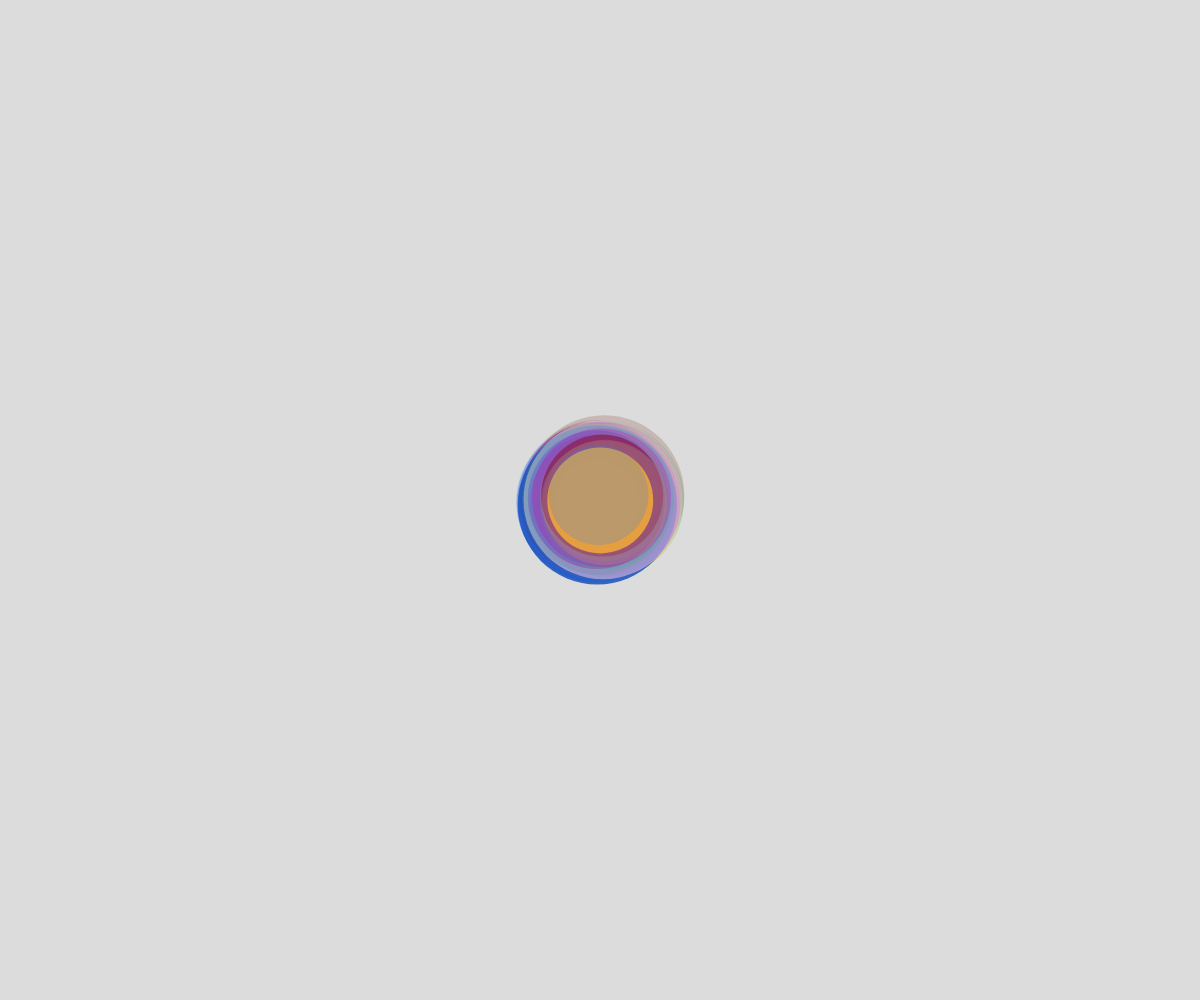
Frame 1 (no input)
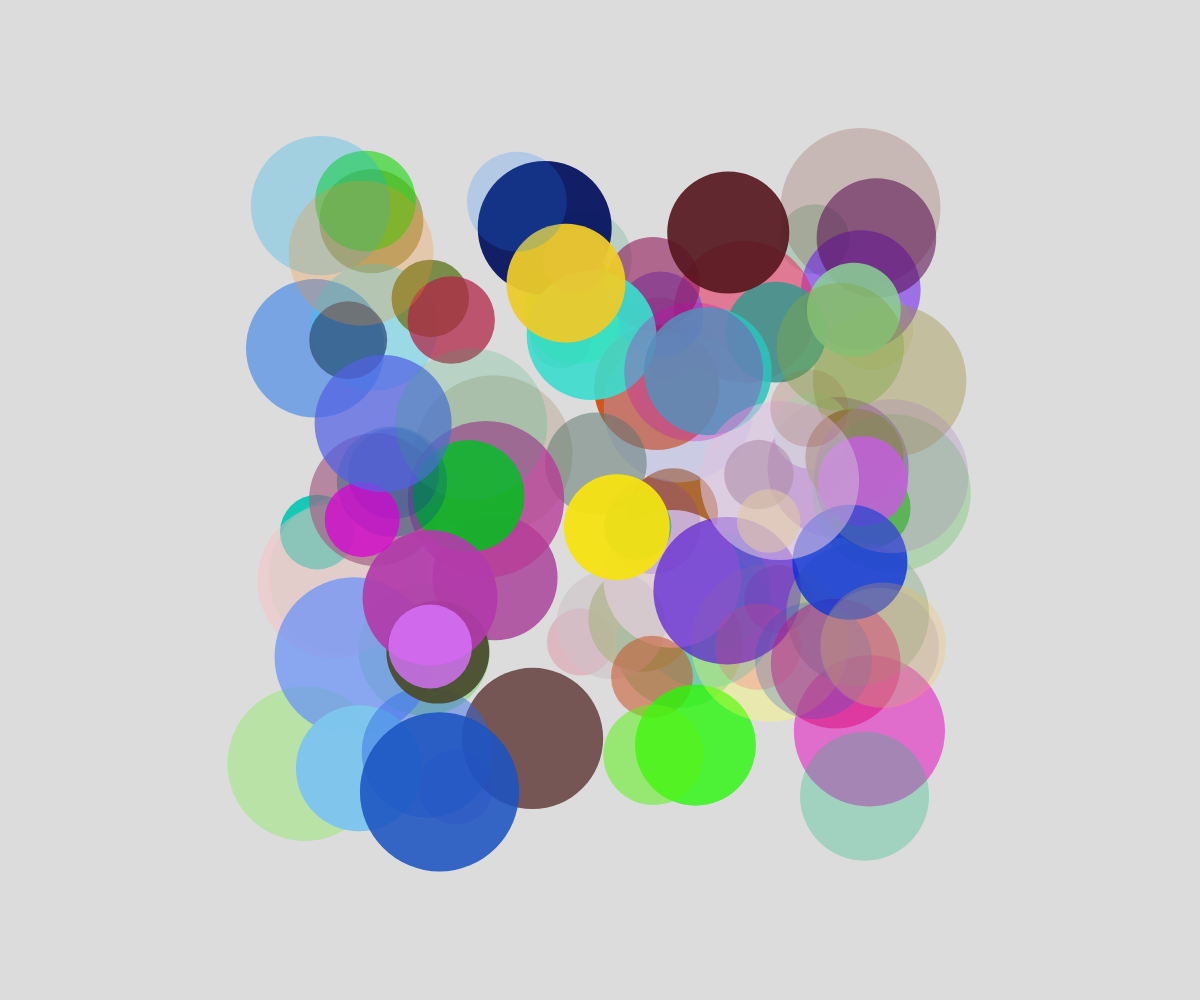
Frame 60 (no input)
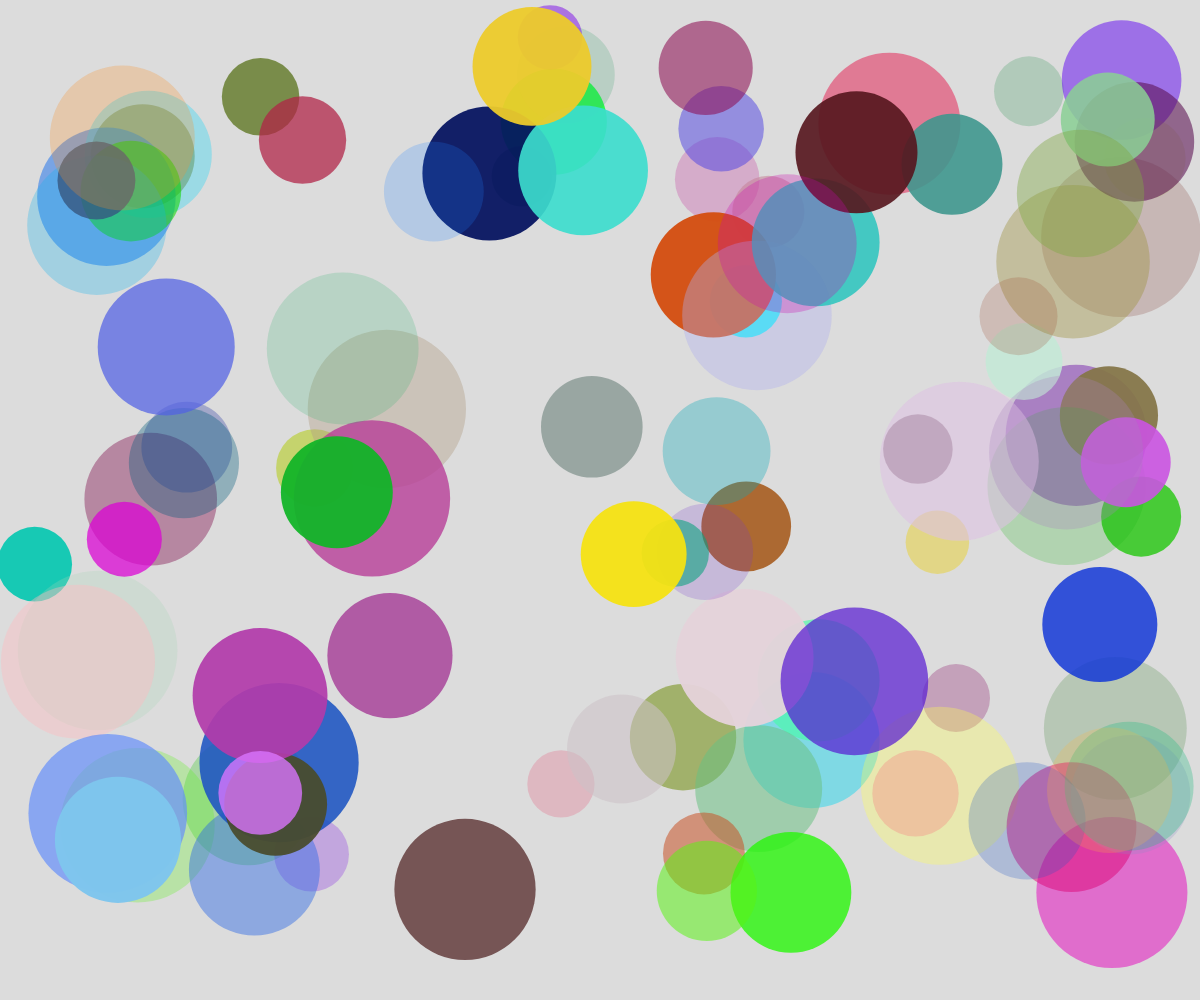
Frame 120 (the mouse pressed at the canvas centre since frame 60)

The p5.js sketch that drew these frames (run headless with seeded random() and noise() and a simulated clock; from frame 60 on, the mouse is pressed at the canvas centre):

// p5.js sketch
// ── sketch.js
// Bouncing Ball Demo
// Oct 3, 2024


let ballArray = [];

function setup() {
  createCanvas(windowWidth, windowHeight);
  for (let i = 0; i < 100; i++) {
    spawnBall(width/2, height/2);
  }
}

function draw() {
  background(220);

  for (let someBall of ballArray) {
    someBall.x += someBall.dx;
    someBall.y += someBall.dy;

    // Bounce if Needed
    if (someBall.x > width - someBall.radius || someBall.x < 0 + someBall.radius) {
      someBall.dx *= -1;
    } 
    if (someBall.y > height - someBall.radius || someBall.y < 0 + someBall.radius) {
      someBall.dy *= -1;
    }

    // Display Ball
    fill(someBall.red, someBall.green, someBall.blue, someBall.alpha);
    noStroke();
    circle(someBall.x, someBall.y, someBall.radius*2);
  }
}

function mousePressed() {
  spawnBall(mouseX, mouseY);
}


function spawnBall(theX, theY) {
  let theBall = {
    x: theX,
    y: theY,
    radius: random(30,80),
    dx: random(-5, 5),
    dy: random(-5, 5),
    red: random(0, 255),
    green: random(0, 255),
    blue: random(0, 255),
    alpha: random(50, 255),
  };

  ballArray.push(theBall);
}
